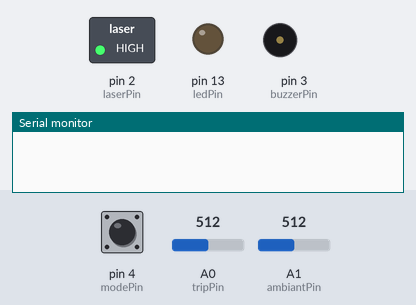
Simulated run of this sketch. Board: Arduino Uno, built with avr-gcc and run on an emulated ATmega328P. Shown: switched loads named in the sketch (green lamp = pin HIGH), output pins drawn as LEDs (lit = HIGH), buzzer (waves = sounding, pin HIGH), the last lines printed to the serial monitor. The test bench sets the inputs (shaded band); at power-on: A0 (tripPin) = 512, A1 (ambiantPin) = 512, pin 4 (modePin) LOW.

Above: at 0.1 s.
1.3 s: A0 (tripPin) set to 737
4.8 s: A0 (tripPin) set to 764
At 5.9 s:
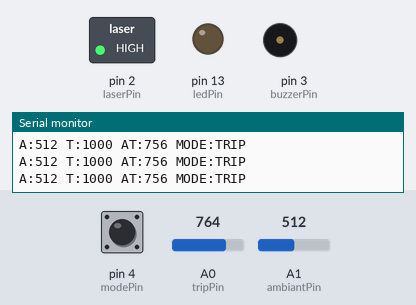
8.9 s: A1 (ambiantPin) set to 537
At 9.8 s:
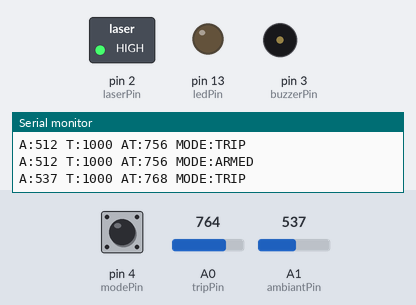
13.0 s: pin 4 (modePin) pulled HIGH for 0.15 s
At 14.2 s:
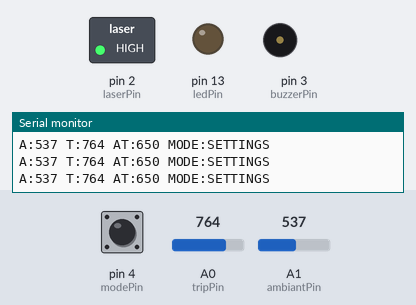
15.3 s: A0 (tripPin) set to 882
19.4 s: A0 (tripPin) set to 914
At 20.3 s:
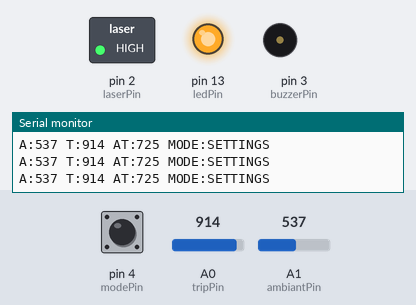
Timing chart, 0 to 21.9 s (numbered marks = the images above; inputs shaded):
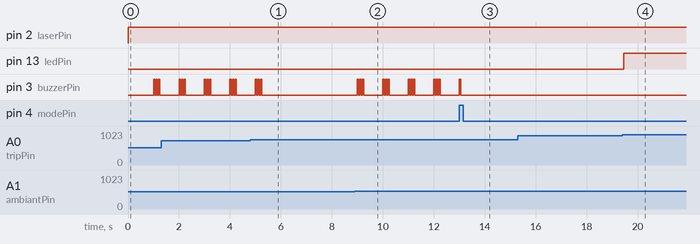

The sketch:

sketch_dec13g.ino
```cpp
// 5 pins trip wire

// Variables
int mode = 1;
int ambiant;
int trip = 1000; // The light value I get when using my laser
int minLight = 900;
int makeBeep = 1; //0 for no beep, 1 for beep!
int atAverage;
long millisCount;

// Output Pins
int laserPin = 2;
int ledPin = 13;
int buzzerPin = 3;
String  modeNames[3] = {"SETTINGS","ARMED","TRIP"};

// Input Pins
int modePin = 4;
int tripPin = A0;
int ambiantPin = A1;


void setup() {
  pinMode(ledPin, OUTPUT);
  pinMode(laserPin, OUTPUT);
  pinMode(buzzerPin, OUTPUT);
  pinMode(modePin, INPUT);
  Serial.begin(9600);
}


void loop() {

  // When the button is pushed
  if (digitalRead(modePin) == 1) {
    trip = analogRead(tripPin);
    mode=mode + 1;
    if (mode >= 2) {
      mode = 0;
    }
    beep(1);
    delay(300);
  }


  //does something when the mode changes
  switch (mode) {
    case 0: //calibration mode
      digitalWrite(laserPin,HIGH);

      ambiant = analogRead(ambiantPin);
      trip = analogRead(tripPin);
      atAverage = ambiant + ((trip - ambiant)/2);
      stats();

      if (trip  >= minLight) {
        digitalWrite(ledPin,HIGH);
      } else {
        digitalWrite(ledPin,LOW);
      }

    break;

    case 1: // Armed mode
      digitalWrite(laserPin,HIGH);
      digitalWrite(ledPin,LOW);
      ambiant = analogRead(ambiantPin);
      atAverage = ambiant + ((trip - ambiant)/2);
      if (analogRead(tripPin) < atAverage) {
        mode = 2;
      }
      if ((millis() - millisCount) >= 3000) {
        millisCount = millis();
        stats();
      }
    break;

    case 2: //Trip Mode
      if ((millis() - millisCount) >= 1000) {
        millisCount = millis();
        stats();
        beep(3);
        mode = 1;
      }
    break;
    }


  delay(1);                       // wait for a bit
}

//It Beeps
void beep(int qty) {
  int count;
  if (makeBeep == 1) {
    for (count = 1;count<=qty;count++) {
      digitalWrite(buzzerPin, HIGH);
      delay(50);
      digitalWrite(buzzerPin, LOW);
      delay(50);
    }
  }
}

//Writes stats to the Serial Port
void stats() {
  Serial.print("A:");
  Serial.print(ambiant);
  Serial.print(" T:");
  Serial.print(trip);
  Serial.print(" AT:");
  Serial.print(atAverage);
  Serial.print(" MODE:");
  Serial.print(modeNames[mode]);
  Serial.println("");
}
```

Measured:
- the behaviour switches between 899 and 900 on A0 (tripPin) (found by bisection; images 3 and 4)
- after the input at 4.8 s, pin 3 (buzzerPin): goes on until 5.3 s, then stays LOW
- after the input at 8.9 s, pin 3 (buzzerPin): LOW → HIGH after 0.10 s, then repeats every 1.0 s: 2 × (LOW 0.05 s, HIGH 0.05 s), LOW 0.75 s, HIGH 0.05 s
- after the input at 13.0 s, pin 3 (buzzerPin): goes on until 13.1 s, then stays LOW
- after the input at 19.4 s, pin 13 (ledPin): LOW → HIGH after 0.05 s
- by itself, pin 3 (buzzerPin): repeats every 1.0 s: 2 × (LOW 0.05 s, HIGH 0.05 s), LOW 0.75 s, HIGH 0.05 s
